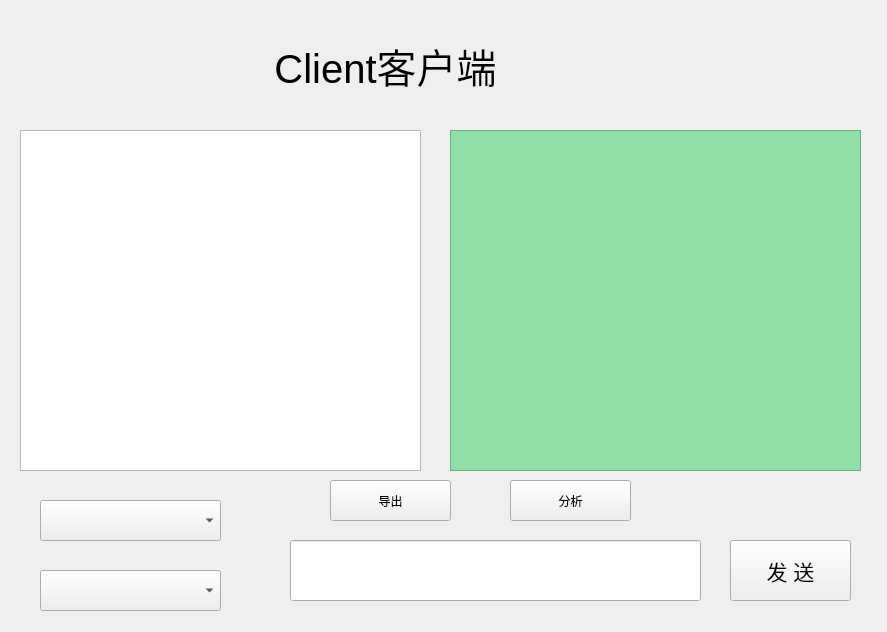
<?xml version="1.0" encoding="UTF-8"?>
<ui version="4.0">
 <class>Widget</class>
 <widget class="QWidget" name="Widget">
  <property name="geometry">
   <rect>
    <x>0</x>
    <y>0</y>
    <width>887</width>
    <height>632</height>
   </rect>
  </property>
  <property name="windowTitle">
   <string>Widget</string>
  </property>
  <widget class="QLabel" name="label">
   <property name="geometry">
    <rect>
     <x>180</x>
     <y>40</y>
     <width>411</width>
     <height>51</height>
    </rect>
   </property>
   <property name="font">
    <font>
     <pointsize>30</pointsize>
    </font>
   </property>
   <property name="text">
    <string>Client客户端</string>
   </property>
   <property name="alignment">
    <set>Qt::AlignCenter</set>
   </property>
  </widget>
  <widget class="QTextBrowser" name="textBrowser">
   <property name="geometry">
    <rect>
     <x>450</x>
     <y>130</y>
     <width>411</width>
     <height>341</height>
    </rect>
   </property>
   <property name="font">
    <font>
     <pointsize>13</pointsize>
    </font>
   </property>
   <property name="styleSheet">
    <string notr="true">background-color: rgb(145, 222, 168);</string>
   </property>
  </widget>
  <widget class="QPushButton" name="pushButton">
   <property name="geometry">
    <rect>
     <x>730</x>
     <y>540</y>
     <width>121</width>
     <height>61</height>
    </rect>
   </property>
   <property name="font">
    <font>
     <pointsize>16</pointsize>
    </font>
   </property>
   <property name="text">
    <string>发 送</string>
   </property>
  </widget>
  <widget class="QLineEdit" name="lineEdit">
   <property name="geometry">
    <rect>
     <x>290</x>
     <y>540</y>
     <width>411</width>
     <height>61</height>
    </rect>
   </property>
   <property name="font">
    <font>
     <pointsize>16</pointsize>
    </font>
   </property>
  </widget>
  <widget class="QLabel" name="connStatusLabel">
   <property name="geometry">
    <rect>
     <x>0</x>
     <y>0</y>
     <width>221</width>
     <height>31</height>
    </rect>
   </property>
   <property name="text">
    <string/>
   </property>
  </widget>
  <widget class="QTableWidget" name="tableTelemetry">
   <property name="geometry">
    <rect>
     <x>20</x>
     <y>130</y>
     <width>401</width>
     <height>341</height>
    </rect>
   </property>
  </widget>
  <widget class="QPushButton" name="exportBtn">
   <property name="geometry">
    <rect>
     <x>330</x>
     <y>480</y>
     <width>121</width>
     <height>41</height>
    </rect>
   </property>
   <property name="text">
    <string>导出</string>
   </property>
  </widget>
  <widget class="QPushButton" name="analyseBtn">
   <property name="geometry">
    <rect>
     <x>510</x>
     <y>480</y>
     <width>121</width>
     <height>41</height>
    </rect>
   </property>
   <property name="text">
    <string>分析</string>
   </property>
  </widget>
  <widget class="QComboBox" name="commandCombo">
   <property name="geometry">
    <rect>
     <x>40</x>
     <y>500</y>
     <width>181</width>
     <height>41</height>
    </rect>
   </property>
  </widget>
  <widget class="QComboBox" name="deviceCombo">
   <property name="geometry">
    <rect>
     <x>40</x>
     <y>570</y>
     <width>181</width>
     <height>41</height>
    </rect>
   </property>
  </widget>
 </widget>
 <resources/>
 <connections/>
</ui>
